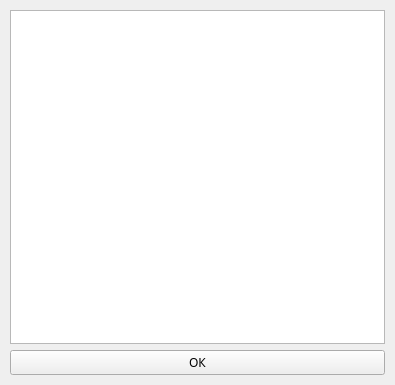
<?xml version="1.0" encoding="UTF-8"?>
<ui version="4.0">
 <class>Form</class>
 <widget class="QWidget" name="Form">
  <property name="geometry">
   <rect>
    <x>0</x>
    <y>0</y>
    <width>395</width>
    <height>385</height>
   </rect>
  </property>
  <property name="font">
   <font>
    <family>PT Sans</family>
   </font>
  </property>
  <property name="windowTitle">
   <string>Таблица результатов</string>
  </property>
  <layout class="QHBoxLayout" name="horizontalLayout">
   <property name="leftMargin">
    <number>10</number>
   </property>
   <property name="topMargin">
    <number>10</number>
   </property>
   <property name="rightMargin">
    <number>10</number>
   </property>
   <property name="bottomMargin">
    <number>10</number>
   </property>
   <item>
    <layout class="QVBoxLayout" name="verticalLayout">
     <item>
      <widget class="QTableWidget" name="tableWidget"/>
     </item>
     <item>
      <widget class="QPushButton" name="okButton">
       <property name="text">
        <string>ОК</string>
       </property>
      </widget>
     </item>
    </layout>
   </item>
  </layout>
 </widget>
 <resources/>
 <connections/>
</ui>
